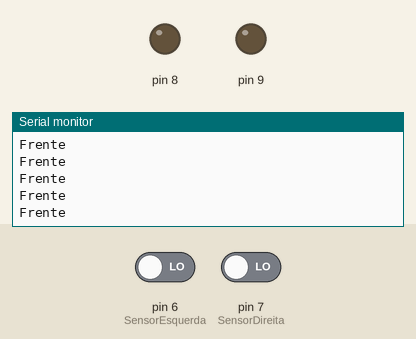
This sketch was run on a simulated Arduino Uno, built with avr-gcc and run on an emulated ATmega328P. Parts: output pins drawn as LEDs (lit = HIGH), the last lines printed to the serial monitor. The inputs (shaded band) are chosen by the test bench; at power-on: pin 6 (SensorEsquerda) LOW, pin 7 (SensorDireita) LOW.

Above: at 1.2 s.
1.3 s: pin 6 (SensorEsquerda) driven HIGH
At 1.56 s:
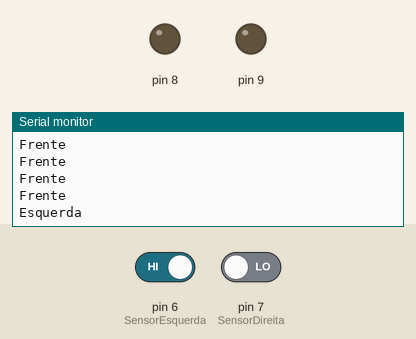
3.3 s: pin 7 (SensorDireita) driven HIGH
At 3.56 s:
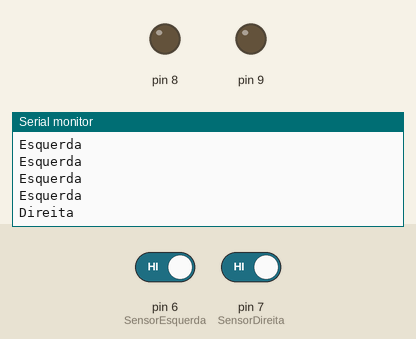

Measured:
- after the input at 1.3 s, the serial monitor: prints a new line after 0.10 s (image 1)
- after the input at 3.3 s, the serial monitor: prints a new line after 0.10 s (image 2)

The sketch:

Arduino_Motor.ino
```cpp
//IR Obstacle Collision Detection Module

int MotorDireita = 8; // Motor Direita
int MotorEsquerda = 9; // Motor Esquerda
int SensorDireita = 7;  // Sensor Direita
int SensorEsquerda = 6;  // Sensor Esquerda

void setup()
{
  for(int x = 8; x <= 9; x++)
  {
    pinMode(x, OUTPUT);
  }

  for(int x = 6; x <= 7; x++)
  {
    pinMode(x, INPUT);
  }

  Serial.begin(9600);
}

void loop()
{

  if (digitalRead(SensorDireita) == HIGH)
  {
    Serial.println("Direita");
  }
  else if(digitalRead(SensorEsquerda) == HIGH)
  {
    Serial.println("Esquerda");
  }
  else
  {
    Serial.println("Frente");
  }

  delay(200);
}
```

03-05-2018.c
```cpp
#include<stdlib.h>
#include<stdio.h>

// tarefa: implementar funções para:
// 1. inserir um elemento no final da lista
// 2. excluir o último elemento da lista
// 3. inserir um elemento na enésima posição
// 4. excluir o enésimo elemento

typedef struct no No;

struct no
{
	int informacao;
	No *proximo;
};

No *lista = NULL;
int x = 0;

No* getnode()
{
	No *no = (No*) malloc(sizeof(No));
	if(no != NULL)
	{
		return no;
	}
	else
	{
		printf("Memoria Insficiente.\n");
		exit(0);
	}
}

void freenode(No *no)
{
	free(no);
}


void inserirNoFim(int numero)
{
	No *ponteiro = lista, *ultimo;

	while(ponteiro != NULL)
	{
		ultimo = ponteiro;
		ponteiro = ponteiro->proximo;
	}

	ponteiro = getnode();
	ponteiro->informacao = numero;
	ponteiro->proximo = NULL;
	ultimo->proximo = ponteiro;
}

void removerDoFim()
{
	No *ponteiro = lista, *ultimo;

	while(ponteiro->proximo != NULL)
	{
		ultimo = ponteiro;
		ponteiro = ponteiro->proximo;
	}

	ultimo->proximo = NULL;
	free(ponteiro);

}


void inserirNoInicio(int numero)
{
	No *ponteiro = getnode();
	ponteiro->informacao = numero;
	ponteiro->proximo = lista;
	lista = ponteiro;
}


void inserirNaPosicao(int posicao, int numero)
{
	No *p1=lista, *p2, *inserir;
	int x = 0;
	while(posicao != x)
	{
		p2 = p1;
		p1 = p1->proximo;
		x++;
	}

	inserir = getnode();
	inserir->informacao = numero;
	inserir->proximo = p1;
	p2->proximo = inserir;
	if(posicao == 0)
	{
		inserirNoInicio(numero);
	}
}

int removerDoInicio()
{
	int remover;

	No *ponteiro = lista;
	remover= ponteiro->informacao;
	lista = ponteiro->proximo;
	free(ponteiro);

	return remover;
}

void removerNaPosicao(int posicao)
{
	No *p1=lista, *p2;
	int x = 0;
	while(posicao != x)
	{
		p2 = p1;
		p1 = p1->proximo;
		x++;
	}

	p2->proximo = p1->proximo;

	if(posicao == 0)
	{
		removerDoInicio();
	}
}

int main ()
{
	int elemento = 0;
	int pos = 0;

	do
	{
		system("cls");
		printf("Digite o elemento: ");
		if(elemento != 0)
		{
			inserirNoInicio(elemento);
		}
	}
	while(scanf("%i", &elemento), elemento != 0);

	printf("Digite a posicao: ");
	scanf("%i", &pos);
//	printf("Digite o elemento: ");
//	scanf("%i", &elemento);

	//inserirNaPosicao(pos, elemento);
	removerNaPosicao(pos);
	//inserirNoFim(elemento);

	//removerDoFim();

	while(lista != NULL)
	{
		printf("Elemento: %i\n", removerDoInicio());
	}

	return 0;
}
```

09-05-2018.c
```cpp
#include<stdlib.h>
#include<stdio.h>

/*1. Criar um sistema de cadastro e atendimento de pedidos que tem o seguinte menu:
[1] novo pedido (lê do teclado código numérico e insere na fila)
[2] atender (retirar da fila e mostra na tela e guarda numa outra lista)
[3] listar novos pedidos (não atendidos)
[4] listar pedidos atendidos
[0] sair*/

#define TAMANHO 100


struct fila
{
	int codigo[TAMANHO], posicao, elemento;
};

typedef struct fila Fila;


Fila* criar();
void novoPedido(int codigo, Fila* sistema);
void atenderPedido(Fila* sistema, Fila* sistemaAtendido);
void listar(Fila* sistema);

int main ()
{
	int codigo = 0, escolha = 0;
	Fila *sistema, *sistemaAtendido;

	sistema = criar();
	sistemaAtendido = criar();

	do
	{
		system("cls");
		printf("\t\tCastro\n");
		printf(" 1-Novo Pedido\n");
		printf(" 2-Atender Pedido\n");
		printf(" 3-Lista de Pedidos Nao Atendidos\n");
		printf(" 4-Lista de Pedidos Finalizados\n");
		printf(" 0-Encerrar\n\n");

		scanf(" %i", &escolha);

		switch (escolha)
		{
			case 1:
				system("cls");
				printf("\t\tCastro\n\n");
				printf("Digite um codigo numerico: ");
				scanf("%i", &codigo);
				novoPedido(codigo, sistema);
				system("pause");
				break;

			case 2:
				system("cls");
				printf("\t\tPedidos\n\n");
				atenderPedido(sistema, sistemaAtendido);
				printf("Pedido Atendido: %i\n", sistemaAtendido->codigo[(sistemaAtendido->posicao+sistemaAtendido->elemento-1)%TAMANHO]);
				system("pause");
				break;

			case 3:
				system("cls");
				printf("\t\tPedidos\n\n");
				printf("Quantidade de Pedidos Nao Atendidos: %i\n", sistema->elemento);
				printf("");
				listar(sistema);
				system("pause");
				break;

			case 4:
				system("cls");
				printf("\t\tPedidos\n\n");
				printf("Quantidade de Pedidos Atendidos: %i\n", sistemaAtendido->elemento);
				printf("");
				listar(sistemaAtendido);
				system("pause");
				break;

		}

	}
	while(escolha != 0);


	return 0;
}

void listar(Fila *sistema)
{
	Fila listar = *sistema;
	{
		while(listar.elemento > 0)
		{
			int codigo = listar.codigo[listar.posicao];
			printf("%i\n", codigo);
			listar.posicao = (listar.posicao+1)%TAMANHO;
			listar.elemento--;
		}
	}
}

void atenderPedido(Fila* sistema, Fila* sistemaAtendido)
{
	if(sistema->elemento > 0)
	{
		int codigo = sistema->codigo[sistema->posicao];
		sistema->posicao = (sistema->posicao+1)%TAMANHO;
		sistema->elemento--;

		novoPedido(codigo, sistemaAtendido);
	}

}

void novoPedido(int codigo, Fila* fila)
{
	fila->codigo[(fila->posicao+fila->elemento)%TAMANHO] = codigo;
	fila->elemento++;
}

Fila* criar()
{
	Fila* fila = (Fila*) malloc(sizeof(Fila));
	if(fila != NULL)
	{
		fila->posicao = 70;
		fila->elemento = 0;
		return fila;
	}
}
```

16-05-2018_Estacionamento.c
```cpp
#include<stdio.h>
#include<stdlib.h>

#define E 10

struct fila
{
	int placa[E];
	int posicao;
	int elemento;
};

typedef struct fila Fila;
typedef struct pilha Pilha;

Fila* criarFila();
Fila* inserir(Fila* fila, int placa);
int remover(Fila* fila);
int removerPosi(Fila* fila, int posicao);
void listar(Fila *fila);

int main ()
{
	Fila* fila;
	Fila* esperar;

	int input = 0;
	int placa = 0;
	int entrada = 0;

	fila = criarFila();
	esperar = criarFila();

	while(1)
	{
		system("cls");
		printf("\t Estacionamento\nVagas Ocupadas: %i\nVeiculos em Espera: %i\n\n", fila->elemento, esperar->elemento);
		printf("1- Estacionar\n");
		printf("2- Retirar\n");
		printf("3- Listar veiculos dentro do estacionamento\n");
		printf("4- Listar veiculos Aguardando\n");
		scanf("%i", &input);
		if(input == 1)
		{
			printf("Digite a placa: ");
			scanf("%i", &placa);
			if(fila->elemento == 10)
			{
				inserir(esperar, placa);
			}
			else
			{
				inserir(fila, placa);
			}
		}
		else if(input == 2)
		{
			printf("Qual deseja Retirar?\n");
			listar(fila);

			scanf("%i", &entrada);
			removerPosi(fila,entrada);
			if(esperar->elemento > 0)
			{
				inserir(fila, esperar->placa[(esperar->posicao)%E]);
				remover(esperar);
			}
			system("pause");
		}
		else if(input == 3)
		{
			listar(fila);
			system("pause");
		}
		else if(input == 4)
		{
			listar(esperar);
			system("pause");
		}
	}

	return 0;
}

Fila* criarFila()
{
	Fila* fila = (Fila*) malloc (sizeof(Fila));
	if(fila != NULL)
	{
		fila->elemento = 0;
		fila->posicao = 7;

		return fila;
	}
}

void listar(Fila *fila)
{
	Fila f = *fila;
	int x = 1;
	while(f.elemento > 0)
	{
		printf("%i - Placa: %i\n", x, f.placa[f.posicao]);
		f.elemento--;
		f.posicao = (f.posicao+1)%E;
		x++;
	}
}

Fila* inserir(Fila* fila, int placa)
{
	if(fila->elemento == 10)
	{
		printf("Estacionamento cheio\n");
		return 0;
	}

	fila->placa[(fila->elemento+fila->posicao)%E] = placa;
	fila->elemento++;

	return fila;
}

int remover(Fila* fila)
{
	Fila remover = *fila;

	if(fila->elemento == 0)
	{
		printf("Estacionamento Vazio\n");
		return 0;
	}

	int placa = fila->placa[fila->posicao];
	fila->posicao = (fila->posicao+1)%E;
	fila->elemento--;

	return placa;
}

int removerPosi(Fila* fila, int posicao)
{
	Fila *novo=criarFila();


	int x = 1;

	if(fila->elemento == 0)
	{
		printf("Estacionamento Vazio\n");
		return 0;
	}

	for(x; x < posicao; x++)
	{
		inserir(novo, remover(fila));
	}

	printf("Veiculo saiu: %i\nQuantidade de movimentos: %i\n", fila->placa[fila->posicao], x);
	remover(fila);

	for(x; x > 1; x--)
	{

		inserir(fila, remover(novo));
	}

}
```

17-04-2018-Conversao.c
```cpp
//Conversão de posfixo para infixo:

#include<stdio.h>
#include<ctype.h>
#include<string.h>
#include<stdlib.h>

int topo = 0;
char algebrica[100][100];

char* pop()
{
	return algebrica[--topo];
}

void montar(char entrada)
{
	char input[100] = "", cpy[100] = "", a[100] = "", b[100] = "", str[100] = "";
	input[0] = entrada;
	strcat(str, "(");
	strcpy(b, pop());
	strcpy(a, pop());
	strcpy(cpy, a);
	strcat(str, cpy);
	strcat(str, input);
	strcpy(cpy, b);
	strcat(str, cpy);
	strcat(str, ")");
	strcpy(algebrica[topo++], str);

}

int main ()
{
	char input[100], cpy[100] = "";
	int x = 0;
	gets(input);
	while(input[x] != '\0')
	{
		if(!isalpha(input[x]))
		{
			montar(input[x]);
		}
		else
		{
			cpy[0] = input[x];
			strcpy(algebrica[topo++], cpy);
		}
		x++;
	}

	if(topo == 1)
	{
		printf("Expressao valida: %s\n", algebrica);
	}
	else
	{
		printf("Expressao invalida: %s\n", input);
	}
	return 0;
}
```

17-04-2018.c
```cpp
//Opções:
//1-Inversão de string:
//2-Conversão de posfixo para infixo:

#include<stdio.h>
#include<ctype.h>
#include<string.h>
#include<stdlib.h>


int itopo = 0;
char inversao[100];

int topo = 0;
char algebrica[100][100];

char* pop()
{
	return algebrica[--topo];
}

void montar(char entrada)
{
	char input[100] = "", cpy[100] = "", a[100] = "", b[100] = "", str[100] = "";
	input[0] = entrada;
	strcat(str, "(");
	strcpy(b, pop());
	strcpy(a, pop());
	strcpy(cpy, a);
	strcat(str, cpy);
	strcat(str, input);
	strcpy(cpy, b);
	strcat(str, cpy);
	strcat(str, ")");
	strcpy(algebrica[topo++], str);

}

void conver ()
{
	char input[100], cpy[100] = "";
	int x = 0;
	printf("Conversao de posfixo para infixo: ");
	fflush(stdin);
	gets(input);
	while(input[x] != '\0')
	{
		if(!isalpha(input[x]))
		{
			montar(input[x]);
		}
		else
		{
			cpy[0] = input[x];
			strcpy(algebrica[topo++], cpy);
		}
		x++;
	}

	if(topo == 1)
	{
		printf("Expressao valida: %s\n", algebrica);
	}
	else
	{
		printf("Expressao invalida: %s\n", input);
	}
	puts("");
	system("pause");
}

char ipop()
{
	inversao[itopo] = '\0';
	return inversao[--itopo];
}

void ipush(char inverter)
{
	inversao[itopo++] = inverter;
}

void inver()
{
	char inverter[100];
	int x = 0;
	printf("Inversao de string: ");
	fflush(stdin);
	gets(inverter);

	while(inverter[x] != '\0')
	{
		ipush(inverter[x]);
		x++;
	}
	printf("Inversao: ", inverter);
	while(x > 0)
	{
		printf("%c", ipop());
		x--;
	}
	printf("\n\n");
	system("pause");
}

int main ()
{
	int escolha = 0;
	printf("1 - Inversao de string\n2 - Conversao de posfixo para infixo\n");
	scanf("%i", &escolha);
	switch (escolha)
	{
		case 1:
			system("cls");
			inver();
			break;
		case 2:
			system("cls");
			conver();
			break;
		default:
			system("cls");
			printf("Opcao Invalida!\n");
	}


	return 0;
}
```

18-05-2018_Fila-Pilha.c
```cpp
#include<stdio.h>
#include<stdlib.h>

#define E 10

struct pilha
{
	int pilha[E];
	int topo;
};

struct fila
{
	int pilha[E];
	int posicao;
	int elemento;
};

typedef struct pilha Pilha;
typedef struct fila Fila;

Fila* criarFila();
Pilha* criarPilha();
void push(Pilha* pilha, int input);
int pop(Pilha* pilha);
void inserir(Fila* fila, int input);

int main ()
{
	Pilha* pilha1 = criarPilha();
	Pilha* pilha2 = criarPilha();
	Fila* fila = criarFila();

	int input = -1;

	while(input != 0)
	{
		printf("Push: ");
		scanf("%i", &input);
		push(pilha1, input);
	}

	puts("");

	while(pilha1->topo != -1)
	{
		push(pilha2,pop(pilha1));
		printf("Pop: %i\n", pilha2->pilha[pilha2->topo]);
	}

	printf("\nFila\n\n");

	while(pilha2->topo != -1)
	{
		inserir(fila,pop(pilha2));
		printf("Fila: %i\n", fila->pilha[fila->posicao]);
	}

	return 0;
}

Fila* criarFila()
{
	Fila* criar = (Fila*) malloc(sizeof(Fila));
	if(criar != NULL)
	{
		criar->posicao = 5;
		criar->elemento = 0;

		return criar;
	}
}

Pilha* criarPilha()
{
	Pilha* criar = (Pilha*) malloc (sizeof (Pilha));
	if(criar != NULL)
	{
		criar->topo = -1;

		return criar;
	}
}

void push(Pilha* pilha, int input)
{
	pilha->topo++;
	pilha->pilha[pilha->topo] = input;
}

int pop(Pilha* pilha)
{
	int input = pilha->pilha[pilha->topo];
	pilha->topo--;

	return input;
}

void inserir(Fila* fila, int input)
{
	fila->posicao = (fila->posicao+fila->elemento)%E;
	fila->elemento++;
	fila->pilha[fila->posicao] = input;
}
```

21-03-2018.c
```cpp
#include<stdio.h>
#include<stdlib.h>

// 1) Explique a diferença entre:
// p++; = Acrescenta o ponteiro em +1, passando para o próximo valor apontado na memoria do mesmo tipo.
// (*p)++; = Acrescenta no conteudo apontado pelo ponteiro +1.
// *(p++); = //Incrementa o ponteiro em +1, passando para o próximo valor do mesmo tipo.

// 2) O que quer dizer *(p+10); ?
// Incrementa o ponteiro em +10, passando para o decimo valor do mesmo tipo.

// Exercicio3 3) Qual o valor de y no final do programa? Tente primeiro descobrir e depois verifique no
// computador o resultado. A seguir, escreva um /* comentário */ em cada comando de atribuição
// explicando o que ele faz e o valor da variável à esquerda do '=' após sua execução.
void exercicio3 () {
	int y, *p, x; // Declara variaveis do tipo inteiro, e uma variavel do tipo ponteiro.
	y = 0; // Atribui para a variavel y o valor 0.
	p = &y; // Faz um apontamento de p para a variavel y.
	x = *p; // Variavel x recebe o conteudo apontado por p.
	x = 4; // Variavel x recebe 4.
	(*p)++; // Incrementa em +1 o conteudo apontado por p.
	x--; // Reduz em -1 o valor da varival x.
	(*p) += x; // Pega o conteudo apontado por p a soma com a variavel x.
	printf ("y = %d\n", y);// Mostra para o usuario depois do sinal de '=' o valor final da variavel y em '%d' do tipo decimal.
	system("pause");
	system("cls");
}

// 4) Verifique o programa abaixo. Encontre o seu erro e corrija-o para que escreva o
// número 10 na tela (mantenha a variável q como parâmetro do printf).
void exercicio4 () {
	int x, *p, **q;
	p = &x;
	q = &p;
	x = 10;
	printf("%d\n", **q); // Ponteiro de ponteiro, ou seja, um ponteiro q que aponta para p, e p apontando para x.
	system("pause");
	system("cls");
}

// 5) Escreva um programa que declare uma matriz 100x100 de inteiros. Voce deve
// inicializar a matriz com zeros usando ponteiros. Preencha depois a matriz com os
// números de 1 a 10.000 usando ponteiros.
void exercicio5 () {
	int mat[100][100], x = 0, y = 0, z = 1, *p, *po, *poo;

	p = &x;
	po = &y;
	poo = &z;

	for(*p; *p < 100; (*p)++) {
		for(*po; *po < 100; (*po)++) {
			mat[*p][*po] = 0;
		}
		(*po) =0;
	}

	for(*p; *p < 100; (*p)++) {
		for(*po; *po < 100; (*po)++) {
			mat[*p][*po] = 	*poo;
			printf("[%d]:[%d] = %i\n",x,y, mat[x][y]);
			(*poo)++;
		}
		(*po) =0;
	}

	system("pause");
	system("cls");
}

// 6) O valor de uma variável ou expressão do tipo vetor é o endereço do elemento zero
// do vetor. Seja a[] um vetor qualquer, independente de tipo e tamanho, e pa um
// ponteiro para o mesmo tipo de a[]. Responda V ou F, justificando:
// (V) Após a atribuição pa=&a[0]; pa e a possuem valores identicos, isto é, apontam
// para o mesmo endereço
// (V) A atribuição pa=&a[0]; pode ser escrita como pa=a;
// (V) a[i] pode ser escrito como *(a+i)
// (V) &a[i] e a+i são idênticos
// (V) a+i e' o endereço do i-ésimo elemento após a
// (V) pa[i] e' idêntico a *(pa+i)
// (V) pa=a e' uma operação valida
// (V) pa++ e' uma operação valida
// (F) a=pa e' uma operação valida
// (F) a++ e' uma operação valida

// 7) O que está errado com os programas abaixo? Descubra e indique a solução para
// consertá-los. Execute-o no computador para ver se o erro foi resolvido.
// a)
// void main(void) /* esse programa esta errado */ {
//	int x, *p;
//	x = 10;
//	*p = x; p ainda nao foi atribuido para um endreço especifico, portanto não pode receber o conteudo de x.
// }
// b)
// void main(void) /* esse programa esta errado */ {
//	int x, *p;
//	x = 10;
//	p = x; Linha errada, atribuição correta seria p = &x.
//	printf ("%d", *p);
// }

// 8) Quais serão os valores de x, y e p ao final do trecho de código abaixo?
// int x, y, *p;
// y = 0; p = &y;
// x = *p; x = 4;
// (*p)++;
// --x;
// (*p) += x;
// x vale 3, y vale 1, p e o ponteiro para y ou seja, vale 1.

// 9) Os programas (trechos de código) abaixo possuem erros. Qual(is)? Como deveriam
// ser?

// a)
// void main() {
// int x, *p;
// x = 100;
// p = x;
// printf(“Valor de p: %d.\n”, *p);
// }
// p ainda nao foi atribuido para um endreço especifico, portanto não pode receber o conteudo de x.

// b)
// void troca (int *i, int *j) {
// int *temp;
// *temp = *i;
// *i = *j;
// *j = *temp;
// }
// variavel temp deveria ser do tipo inteiro sem ser ponteiro, pois so precisa receber o conteudo apontado para fazer a troca.

// c)
// char *a, *b;
// a = "abacate";
// b = "uva”;
// if (a < b)
// printf ("%s vem antes de %s no dicionário", a, b);
// else
// printf ("%s vem depois de %s no dicionário", a, b);
// A comparacao de string esta errada, esta comparacao se faz pela funcao strlen() que retorna um valor inteiro;

// 10) Suponha que os elementos do vetor v são do tipo int e cada int ocupa 8 bytes no seu
// computador. Se o endereço de v[0] é 55000, qual o valor da expressão v + 3?
// v[0] = 55000
// v[1] = 55008,
// v[2] = 55016,
// v[3] = 55024,
// V[3] ira possuir 55024.

int main() {

	exercicio3();

	exercicio4();

	exercicio5();

	return(0);
}
```

Source omitted: 22-03-2018.c (1368 bytes), M_E_2.c (1724 bytes)
